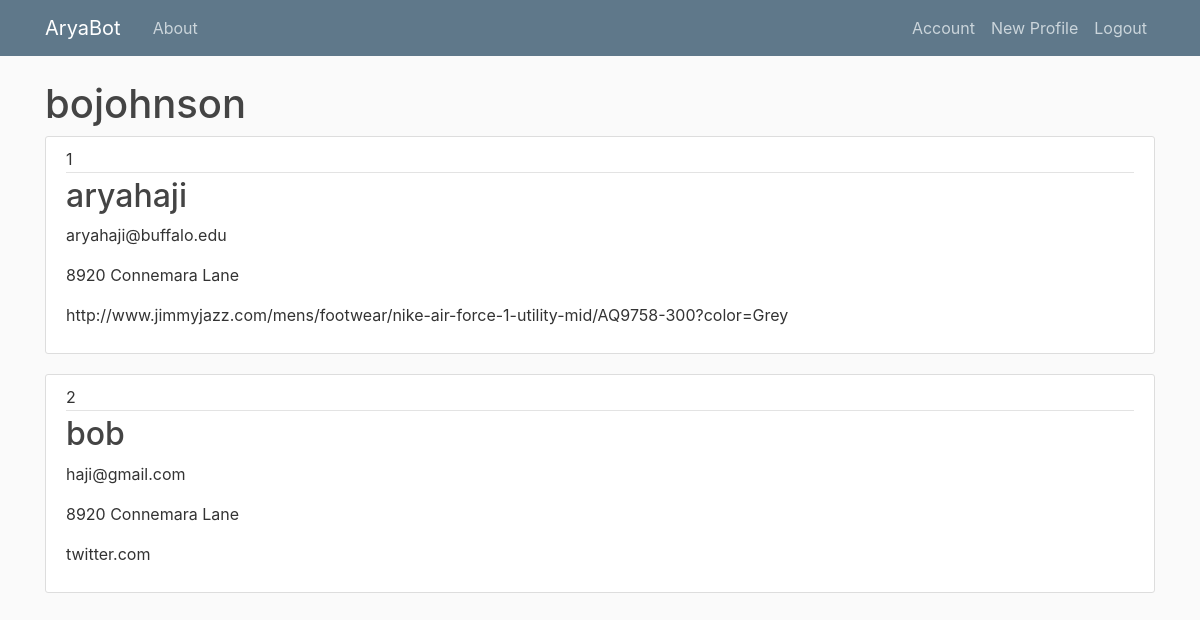
The page /account/profiles (signed in) on the database its author committed.
### BotFlask/models.py (models this page shows, shortened)
class User(db.Model, UserMixin):
    id = db.Column(db.Integer, primary_key = True)
    username = db.Column(db.String(20), unique = True, nullable = False)
    email = db.Column(db.String(120), unique = True, nullable = False)
    password = db.Column(db.String(60), nullable = False)
    profiles = db.relationship('Profile', backref = 'user')

class Profile(db.Model):
    id = db.Column(db.Integer, primary_key = True)
    profileName = db.Column(db.String(), nullable = False)
    firstName = db.Column(db.String(20), nullable = False)
    lastName = db.Column(db.String(30), nullable = False)
    email = db.Column(db.String(), nullable = False)
    phone = db.Column(db.String(), nullable = False)
    address = db.Column(db.String(), nullable = False)
    address1 = db.Column(db.String(), nullable = True)
    city = db.Column(db.String(), nullable = False)
    state = db.Column(db.String(), nullable = False)
    zipCode = db.Column(db.String(), nullable = False)
    country = db.Column(db.String(), nullable = False)
    cc = db.Column(db.String(16), nullable = False)
    expMonth = db.Column(db.String(2), nullable = False)
    expYear = db.Column(db.String(2), nullable = False)
    cvv = db.Column(db.String(4), nullable = False)
    url = db.Column(db.String(), nullable = False)
    user_id = db.Column(db.Integer, db.ForeignKey('user.id'))

### BotFlask/routes.py (the view)
@app.route('/account/profiles', methods=['GET', 'POST'])
def profiles():
    profiles = Profile.query.all()
    return render_template('account.html', title="Profiles", profiles=profiles)

### BotFlask/models.py (called while the page is built)
@loginManager.user_loader
def loadUser(user_id):
    return User.query.get(user_id)

### BotFlask/templates/account.html
{% extends "layout.html" %}
{% block content %}
    <h1>{{ current_user.username }}</h1>
    {% for profile in profiles %}
        <article class="media content-section">
            <div class="media-body">
                <div class="article-metadata">
                    <a class="mr-2">{{ profile.id }}</a>
                </div>
                <h2><a class="article-title" href="{{ url_for('selectedProfile', profile_id=profile.id) }}">{{ profile.profileName }}</a></h2>
                <p class="article-content">{{ profile.email }}</p>
                <p class="article-content">{{ profile.address }}</p>
                <p class="article-content">{{ profile.url }}</p>
            </div>
        </article>
    {% endfor %}
{% endblock content %}

### BotFlask/static/style.css (style rules this page uses)
body { background: #fafafa; color: #333333; margin-top: 5rem; }
.content-section { background: #ffffff; padding: 10px 20px; border: 1px solid #dddddd; border-radius: 3px; margin-bottom: 20px; }
.article-title { color: #444444; }
h1, h2, h3, h4, h5, h6 { color: #444444; }
.article-content { white-space: pre-line; }
.article-metadata { padding-bottom: 1px; margin-bottom: 4px; border-bottom: 1px solid #e3e3e3 }

### rows shown on the page
User: username "bojohnson"
Profile: id "1", profileName "aryahaji", email "aryahaji@buffalo.edu", address "8920 Connemara Lane", url "http://www.jimmyjazz.com/mens/footwear/nike-air-force-1-utility-mid/AQ9758-300?color=Grey"
Profile: id "2", profileName "bob", email "haji@gmail.com", address "8920 Connemara Lane", url "twitter.com"
